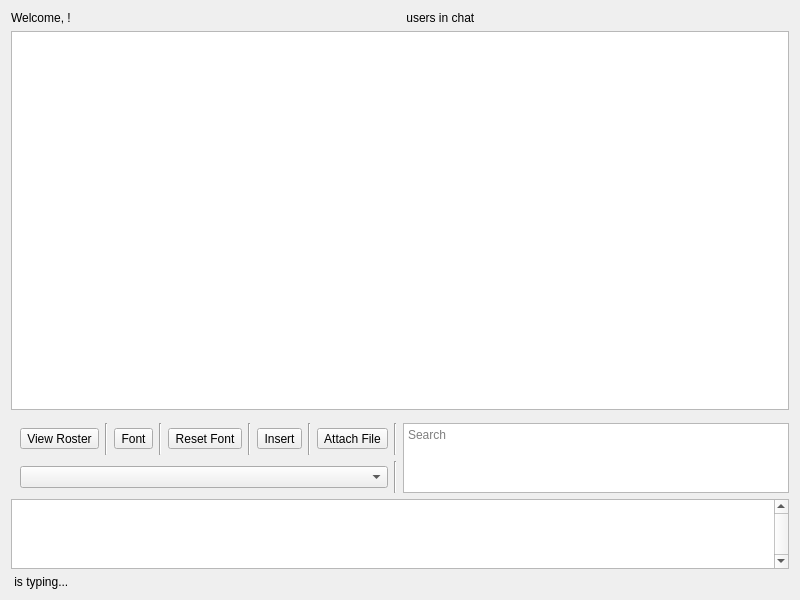
<?xml version="1.0" encoding="UTF-8"?>
<ui version="4.0">
 <class>GkXmppMsgTab</class>
 <widget class="QWidget" name="GkXmppMsgTab">
  <property name="geometry">
   <rect>
    <x>0</x>
    <y>0</y>
    <width>800</width>
    <height>600</height>
   </rect>
  </property>
  <property name="windowTitle">
   <string>Form</string>
  </property>
  <layout class="QVBoxLayout" name="verticalLayout">
   <item>
    <widget class="QFrame" name="frame_callsign">
     <property name="frameShape">
      <enum>QFrame::NoFrame</enum>
     </property>
     <property name="frameShadow">
      <enum>QFrame::Plain</enum>
     </property>
     <layout class="QHBoxLayout" name="horizontalLayout">
      <property name="leftMargin">
       <number>0</number>
      </property>
      <property name="topMargin">
       <number>0</number>
      </property>
      <property name="rightMargin">
       <number>0</number>
      </property>
      <property name="bottomMargin">
       <number>0</number>
      </property>
      <item>
       <widget class="QFrame" name="frame_callsign_2_info">
        <property name="frameShape">
         <enum>QFrame::NoFrame</enum>
        </property>
        <property name="frameShadow">
         <enum>QFrame::Plain</enum>
        </property>
        <layout class="QHBoxLayout" name="horizontalLayout_4">
         <property name="leftMargin">
          <number>0</number>
         </property>
         <property name="topMargin">
          <number>0</number>
         </property>
         <property name="rightMargin">
          <number>0</number>
         </property>
         <property name="bottomMargin">
          <number>0</number>
         </property>
         <item>
          <widget class="QLabel" name="label_callsign_2_name">
           <property name="text">
            <string>Welcome, &lt;client&gt;!</string>
           </property>
          </widget>
         </item>
        </layout>
       </widget>
      </item>
      <item>
       <widget class="QFrame" name="frame_callsign_1_stats">
        <property name="frameShape">
         <enum>QFrame::NoFrame</enum>
        </property>
        <property name="frameShadow">
         <enum>QFrame::Plain</enum>
        </property>
        <layout class="QHBoxLayout" name="horizontalLayout_3">
         <property name="leftMargin">
          <number>0</number>
         </property>
         <property name="topMargin">
          <number>0</number>
         </property>
         <property name="rightMargin">
          <number>0</number>
         </property>
         <property name="bottomMargin">
          <number>0</number>
         </property>
         <item>
          <widget class="QLabel" name="label_callsign_1_stats">
           <property name="text">
            <string>&lt;x&gt; users in chat</string>
           </property>
          </widget>
         </item>
        </layout>
       </widget>
      </item>
     </layout>
    </widget>
   </item>
   <item>
    <widget class="QFrame" name="frame_recv_msg_dialog">
     <property name="sizePolicy">
      <sizepolicy hsizetype="Preferred" vsizetype="Preferred">
       <horstretch>0</horstretch>
       <verstretch>75</verstretch>
      </sizepolicy>
     </property>
     <property name="frameShape">
      <enum>QFrame::NoFrame</enum>
     </property>
     <property name="frameShadow">
      <enum>QFrame::Plain</enum>
     </property>
     <layout class="QVBoxLayout" name="verticalLayout_3">
      <property name="leftMargin">
       <number>0</number>
      </property>
      <property name="topMargin">
       <number>0</number>
      </property>
      <property name="rightMargin">
       <number>0</number>
      </property>
      <property name="bottomMargin">
       <number>7</number>
      </property>
      <item>
       <widget class="QTableView" name="tableView_recv_msg_dlg">
        <property name="contextMenuPolicy">
         <enum>Qt::CustomContextMenu</enum>
        </property>
        <property name="horizontalScrollBarPolicy">
         <enum>Qt::ScrollBarAlwaysOff</enum>
        </property>
        <property name="selectionBehavior">
         <enum>QAbstractItemView::SelectRows</enum>
        </property>
       </widget>
      </item>
     </layout>
    </widget>
   </item>
   <item>
    <widget class="QFrame" name="frame_tx_msg_dialog">
     <property name="sizePolicy">
      <sizepolicy hsizetype="Preferred" vsizetype="Preferred">
       <horstretch>0</horstretch>
       <verstretch>25</verstretch>
      </sizepolicy>
     </property>
     <property name="frameShape">
      <enum>QFrame::NoFrame</enum>
     </property>
     <property name="frameShadow">
      <enum>QFrame::Plain</enum>
     </property>
     <layout class="QVBoxLayout" name="verticalLayout_4">
      <property name="leftMargin">
       <number>0</number>
      </property>
      <property name="topMargin">
       <number>0</number>
      </property>
      <property name="rightMargin">
       <number>0</number>
      </property>
      <property name="bottomMargin">
       <number>0</number>
      </property>
      <item>
       <widget class="QFrame" name="frame_tx_msg_settings">
        <property name="frameShape">
         <enum>QFrame::NoFrame</enum>
        </property>
        <property name="frameShadow">
         <enum>QFrame::Plain</enum>
        </property>
        <layout class="QHBoxLayout" name="horizontalLayout_2">
         <property name="topMargin">
          <number>0</number>
         </property>
         <property name="rightMargin">
          <number>0</number>
         </property>
         <property name="bottomMargin">
          <number>0</number>
         </property>
         <item>
          <widget class="QFrame" name="frame_tx_msg_settings_toolbuttons">
           <property name="frameShape">
            <enum>QFrame::NoFrame</enum>
           </property>
           <property name="frameShadow">
            <enum>QFrame::Plain</enum>
           </property>
           <layout class="QVBoxLayout" name="verticalLayout_5">
            <property name="leftMargin">
             <number>0</number>
            </property>
            <property name="topMargin">
             <number>0</number>
            </property>
            <property name="rightMargin">
             <number>0</number>
            </property>
            <property name="bottomMargin">
             <number>0</number>
            </property>
            <item>
             <widget class="QFrame" name="frame_tx_msg_settings_toolbuttons_top">
              <property name="frameShape">
               <enum>QFrame::NoFrame</enum>
              </property>
              <property name="frameShadow">
               <enum>QFrame::Plain</enum>
              </property>
              <layout class="QHBoxLayout" name="horizontalLayout_5">
               <property name="leftMargin">
                <number>0</number>
               </property>
               <property name="topMargin">
                <number>0</number>
               </property>
               <property name="rightMargin">
                <number>0</number>
               </property>
               <property name="bottomMargin">
                <number>0</number>
               </property>
               <item>
                <widget class="QToolButton" name="toolButton_view_roster">
                 <property name="text">
                  <string>View Roster</string>
                 </property>
                </widget>
               </item>
               <item>
                <widget class="Line" name="line_4">
                 <property name="orientation">
                  <enum>Qt::Vertical</enum>
                 </property>
                </widget>
               </item>
               <item>
                <widget class="QToolButton" name="toolButton_font">
                 <property name="text">
                  <string>Font</string>
                 </property>
                </widget>
               </item>
               <item>
                <widget class="Line" name="line">
                 <property name="orientation">
                  <enum>Qt::Vertical</enum>
                 </property>
                </widget>
               </item>
               <item>
                <widget class="QToolButton" name="toolButton_font_reset">
                 <property name="text">
                  <string>Reset Font</string>
                 </property>
                </widget>
               </item>
               <item>
                <widget class="Line" name="line_2">
                 <property name="orientation">
                  <enum>Qt::Vertical</enum>
                 </property>
                </widget>
               </item>
               <item>
                <widget class="QToolButton" name="toolButton_insert">
                 <property name="text">
                  <string>Insert</string>
                 </property>
                </widget>
               </item>
               <item>
                <widget class="Line" name="line_3">
                 <property name="orientation">
                  <enum>Qt::Vertical</enum>
                 </property>
                </widget>
               </item>
               <item>
                <widget class="QToolButton" name="toolButton_attach_file">
                 <property name="text">
                  <string>Attach File</string>
                 </property>
                </widget>
               </item>
               <item>
                <widget class="Line" name="line_5">
                 <property name="orientation">
                  <enum>Qt::Vertical</enum>
                 </property>
                </widget>
               </item>
              </layout>
             </widget>
            </item>
            <item>
             <widget class="QFrame" name="frame_tx_msg_settings_toolbuttons_bottom">
              <property name="frameShape">
               <enum>QFrame::NoFrame</enum>
              </property>
              <property name="frameShadow">
               <enum>QFrame::Plain</enum>
              </property>
              <layout class="QHBoxLayout" name="horizontalLayout_6">
               <property name="leftMargin">
                <number>0</number>
               </property>
               <property name="topMargin">
                <number>0</number>
               </property>
               <property name="rightMargin">
                <number>0</number>
               </property>
               <property name="bottomMargin">
                <number>0</number>
               </property>
               <item>
                <widget class="QComboBox" name="comboBox_tx_msg_shortcut_cmds"/>
               </item>
               <item>
                <widget class="Line" name="line_6">
                 <property name="orientation">
                  <enum>Qt::Vertical</enum>
                 </property>
                </widget>
               </item>
              </layout>
             </widget>
            </item>
           </layout>
          </widget>
         </item>
         <item>
          <widget class="QPlainTextEdit" name="plainTextEdit_message_search">
           <property name="placeholderText">
            <string>Search</string>
           </property>
          </widget>
         </item>
        </layout>
       </widget>
      </item>
      <item>
       <widget class="QTextEdit" name="textEdit_tx_msg_dialog">
        <property name="verticalScrollBarPolicy">
         <enum>Qt::ScrollBarAlwaysOn</enum>
        </property>
        <property name="horizontalScrollBarPolicy">
         <enum>Qt::ScrollBarAlwaysOff</enum>
        </property>
        <property name="acceptRichText">
         <bool>false</bool>
        </property>
       </widget>
      </item>
      <item>
       <widget class="QLabel" name="label_msging_callsign_status">
        <property name="text">
         <string>&lt;callsign-2&gt; is typing...</string>
        </property>
       </widget>
      </item>
     </layout>
    </widget>
   </item>
  </layout>
 </widget>
 <resources/>
 <connections/>
</ui>
